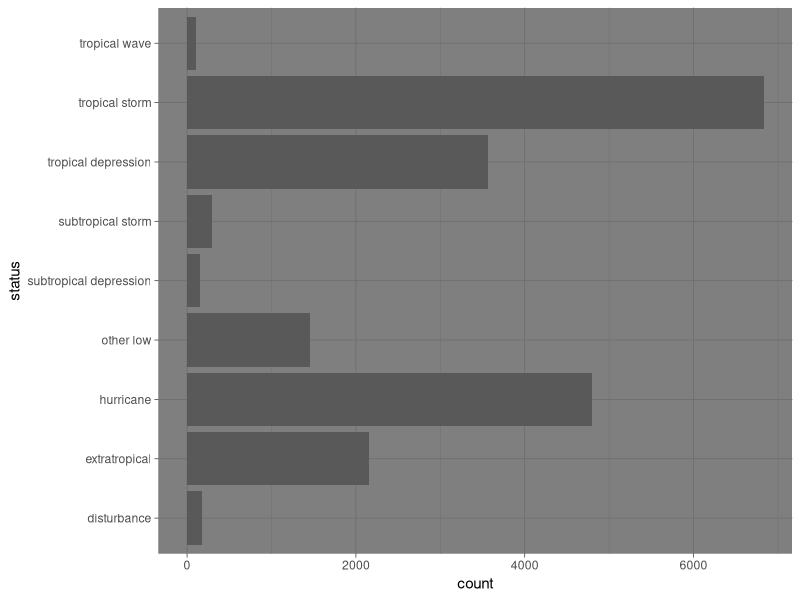
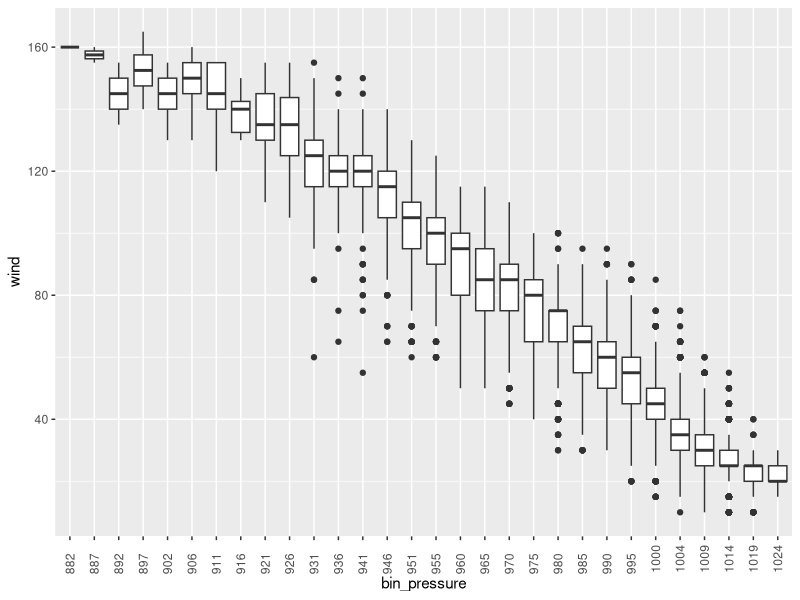
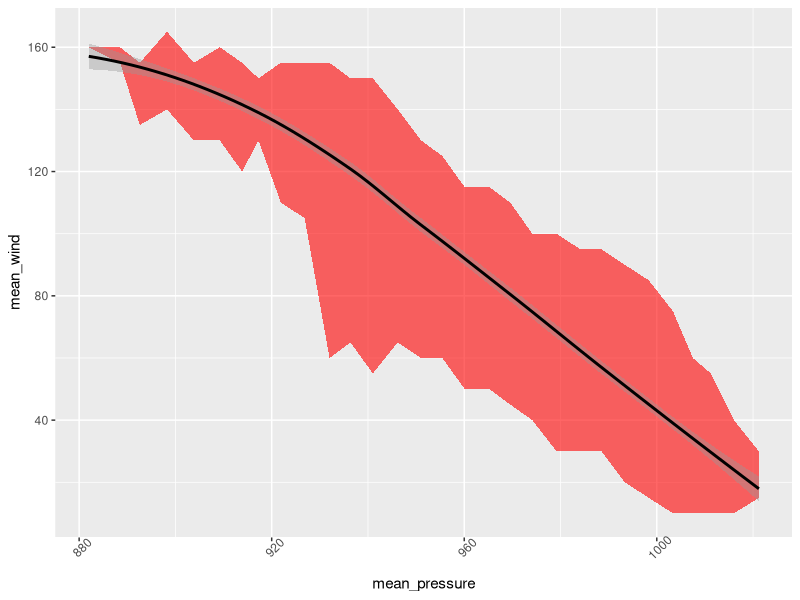

The R source for these figures, in order:
## ---- chunk 1
library(tidyverse)
data("storms")
## ---- chunk 2
ggplot(data=storms,aes(y=status)) +
  geom_bar() +
  theme_dark()
## ---- chunk 3
library(tidyverse)
data ("storms")
## ---- chunk 4
storms$bin_pressure <- cut(storms$pressure,breaks=30)
new_names <- seq(min(storms$pressure),max(storms$pressure),length.out=30)
levels(storms$bin_pressure) <- round(new_names)
## ---- chunk 5
ggplot(data=storms,aes(x=bin_pressure,y=wind)) +
  geom_boxplot() + 
  theme(axis.text.x = element_text(angle = 90, vjust=0.5,hjust=-0.2))
## ---- chunk 6
storms$bin_pressure <- cut(storms$pressure,breaks=30)
new_names <- seq(min(storms$pressure),max(storms$pressure),length.out=30)
levels(storms$bin_pressure) <- round(new_names)
sdata <- storms %>%
  group_by(bin_pressure) %>%
  summarize(mean_pressure = mean(pressure),
            mean_wind=mean(wind),
            min_wind=min(wind),
            max_wind=max(wind),
            n=n())
ggplot(data=sdata,aes(x=mean_pressure,y=mean_wind,ymin=min_wind,ymax=max_wind)) +
  geom_ribbon(fill="red",alpha=0.6) + 
  geom_smooth(size=1.0,color="black") + 
  theme(axis.text.x = element_text(angle = 45))
  
